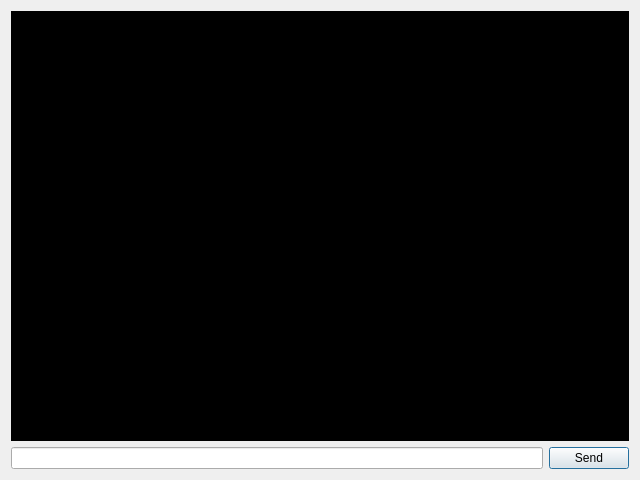
<?xml version="1.0" encoding="UTF-8"?>
<ui version="4.0">
 <class>AnimaTerminalWindow</class>
 <widget class="QDialog" name="AnimaTerminalWindow">
  <property name="windowModality">
   <enum>Qt::WindowModality::ApplicationModal</enum>
  </property>
  <property name="geometry">
   <rect>
    <x>0</x>
    <y>0</y>
    <width>640</width>
    <height>480</height>
   </rect>
  </property>
  <property name="windowTitle">
   <string>Anima Terminal</string>
  </property>
  <property name="sizeGripEnabled">
   <bool>false</bool>
  </property>
  <layout class="QVBoxLayout" name="verticalLayout">
   <item>
    <widget class="QPlainTextEdit" name="terminalDisplay">
     <property name="styleSheet">
      <string notr="true">background: black;
color: white;</string>
     </property>
    </widget>
   </item>
   <item>
    <layout class="QHBoxLayout" name="horizontalLayout">
     <item>
      <widget class="QLineEdit" name="commandTextBox">
       <property name="clearButtonEnabled">
        <bool>true</bool>
       </property>
      </widget>
     </item>
     <item>
      <widget class="QPushButton" name="sendButton">
       <property name="text">
        <string>Send</string>
       </property>
      </widget>
     </item>
    </layout>
   </item>
  </layout>
 </widget>
 <resources/>
 <connections/>
</ui>
